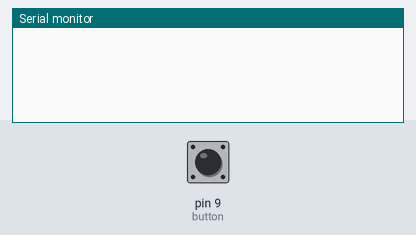
Bench run of a sketch on a simulated Arduino Uno, built with avr-gcc and run on an emulated ATmega328P. Parts: the last lines printed to the serial monitor. Inputs (shaded band) come from the test bench; at power-on: pin 9 (button) HIGH.

Above: at 1.2 s.
1.3 s: pin 9 (button) pulled LOW for 0.15 s
At 2.1 s:
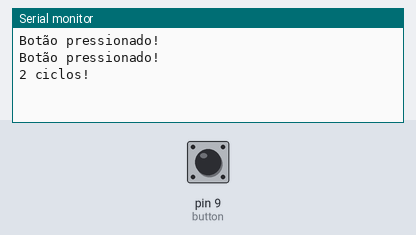
3.1 s: pin 9 (button) pulled LOW for 1 s
At 3.31 s:
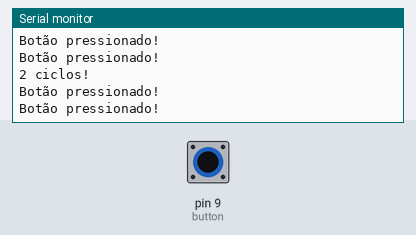
5.6 s: pin 9 (button) pulled LOW for 3.2 s
At 9.2 s:
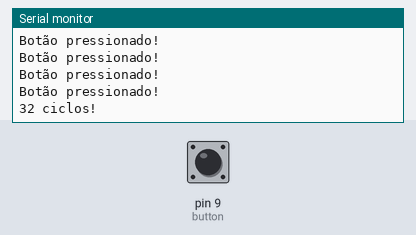

Measured:
- after the input at 1.3 s, the serial monitor: prints a new line after 0.10 s (image 1)
- after the input at 5.6 s, the serial monitor: prints a new line after 3.3 s (image 3)

The sketch:

exercicio_1_5.ino
```cpp
int soma = 0, button = 9, buttonState;

void setup() {
  // put your setup code here, to run once:
  Serial.begin(9600);
  pinMode(button, INPUT_PULLUP);
}

void loop() {
  // put your main code here, to run repeatedly:
  buttonState = digitalRead(button);
  delay(100);
  if(buttonState == 0){
    Serial.println("Botão pressionado!");
    soma += 1;
  }
  if(buttonState == 1 && soma != 0){
    Serial.print(soma);
    Serial.println(" ciclos!");
    soma = 0;
  }
}
```
